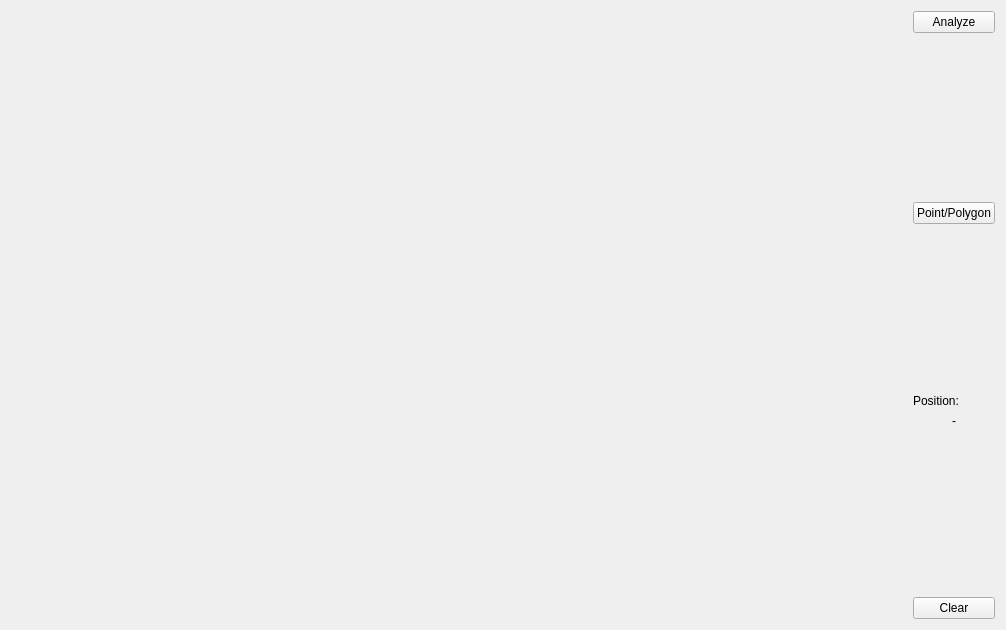
<?xml version="1.0" encoding="UTF-8"?>
<ui version="4.0">
 <class>MainForm</class>
 <widget class="QWidget" name="MainForm">
  <property name="geometry">
   <rect>
    <x>0</x>
    <y>0</y>
    <width>1006</width>
    <height>630</height>
   </rect>
  </property>
  <property name="windowTitle">
   <string>GUI example</string>
  </property>
  <layout class="QHBoxLayout" name="horizontalLayout">
   <item>
    <widget class="Draw" name="Canvas" native="true">
     <property name="sizePolicy">
      <sizepolicy hsizetype="Expanding" vsizetype="Preferred">
       <horstretch>0</horstretch>
       <verstretch>0</verstretch>
      </sizepolicy>
     </property>
    </widget>
   </item>
   <item>
    <layout class="QVBoxLayout" name="verticalLayout">
     <item>
      <widget class="QPushButton" name="pushButton">
       <property name="text">
        <string>Analyze</string>
       </property>
      </widget>
     </item>
     <item>
      <spacer name="verticalSpacer_3">
       <property name="orientation">
        <enum>Qt::Vertical</enum>
       </property>
       <property name="sizeHint" stdset="0">
        <size>
         <width>20</width>
         <height>40</height>
        </size>
       </property>
      </spacer>
     </item>
     <item>
      <widget class="QPushButton" name="pushButton_3">
       <property name="text">
        <string>Point/Polygon</string>
       </property>
      </widget>
     </item>
     <item>
      <spacer name="verticalSpacer">
       <property name="orientation">
        <enum>Qt::Vertical</enum>
       </property>
       <property name="sizeHint" stdset="0">
        <size>
         <width>20</width>
         <height>40</height>
        </size>
       </property>
      </spacer>
     </item>
     <item>
      <widget class="QLabel" name="label">
       <property name="text">
        <string>Position:</string>
       </property>
      </widget>
     </item>
     <item>
      <widget class="QLabel" name="label_2">
       <property name="text">
        <string>-</string>
       </property>
       <property name="alignment">
        <set>Qt::AlignCenter</set>
       </property>
      </widget>
     </item>
     <item>
      <spacer name="verticalSpacer_2">
       <property name="orientation">
        <enum>Qt::Vertical</enum>
       </property>
       <property name="sizeHint" stdset="0">
        <size>
         <width>20</width>
         <height>40</height>
        </size>
       </property>
      </spacer>
     </item>
     <item>
      <widget class="QPushButton" name="pushButton_2">
       <property name="text">
        <string>Clear</string>
       </property>
      </widget>
     </item>
    </layout>
   </item>
  </layout>
 </widget>
 <customwidgets>
  <customwidget>
   <class>Draw</class>
   <extends>QWidget</extends>
   <header location="global">draw.h</header>
   <container>1</container>
  </customwidget>
 </customwidgets>
 <resources/>
 <connections>
  <connection>
   <sender>pushButton</sender>
   <signal>clicked()</signal>
   <receiver>MainForm</receiver>
   <slot>analyzeClick()</slot>
   <hints>
    <hint type="sourcelabel">
     <x>966</x>
     <y>22</y>
    </hint>
    <hint type="destinationlabel">
     <x>918</x>
     <y>-14</y>
    </hint>
   </hints>
  </connection>
  <connection>
   <sender>pushButton_2</sender>
   <signal>clicked()</signal>
   <receiver>MainForm</receiver>
   <slot>clearClick()</slot>
   <hints>
    <hint type="sourcelabel">
     <x>985</x>
     <y>613</y>
    </hint>
    <hint type="destinationlabel">
     <x>1002</x>
     <y>584</y>
    </hint>
   </hints>
  </connection>
  <connection>
   <sender>pushButton_3</sender>
   <signal>clicked()</signal>
   <receiver>MainForm</receiver>
   <slot>switchSourceClick()</slot>
   <hints>
    <hint type="sourcelabel">
     <x>973</x>
     <y>211</y>
    </hint>
    <hint type="destinationlabel">
     <x>1000</x>
     <y>357</y>
    </hint>
   </hints>
  </connection>
 </connections>
 <slots>
  <slot>analyzeClick()</slot>
  <slot>clearClick()</slot>
  <slot>switchSourceClick()</slot>
 </slots>
</ui>
